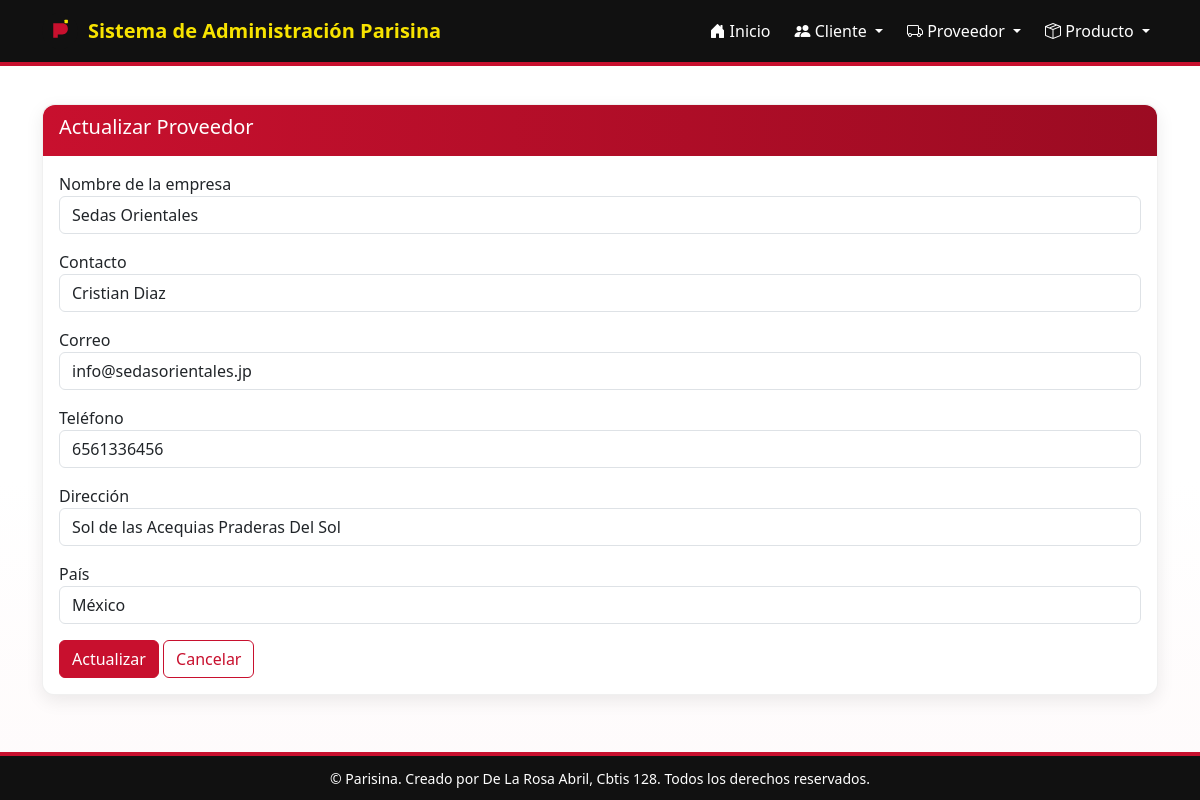
Screenshot of /actualizar_proveedor/1/ with the database file from the repository.
### app_Parisina/models.py (models this page shows, shortened)
class Proveedor(models.Model):
    nombre_empresa = models.CharField(max_length=150)
    contacto = models.CharField(max_length=100)
    correo = models.EmailField()
    telefono = models.CharField(max_length=15)
    direccion = models.CharField(max_length=200)
    pais = models.CharField(max_length=100)
    fecha_registro = models.DateField(auto_now_add=True)

### app_Parisina/views.py (the view)
# urls.py: path('actualizar_proveedor/<int:id>/', views.actualizar_proveedor, name='actualizar_proveedor'),
def actualizar_proveedor(request, id):
    proveedor = get_object_or_404(Proveedor, id=id)
    return render(request, 'Proveedor/actualizar_proveedor.html', {'proveedor': proveedor})

### app_Parisina/templates/Proveedor/actualizar_proveedor.html (shortened to what this page needs)
{% extends 'base.html' %}
{% block content %}
<div class="card">
  <div class="card-header-accent">
    <h5>Actualizar Proveedor</h5>
  </div>
  <div class="card-body">
    <form method="POST" action="{% url 'realizar_actualizacion_proveedor' proveedor.id %}">
      <div class="mb-3">
        <label>Nombre de la empresa</label>
        <input type="text" name="nombre_empresa" value="{{ proveedor.nombre_empresa }}" class="form-control">
      </div>
      <div class="mb-3">
        <label>Contacto</label>
        <input type="text" name="contacto" value="{{ proveedor.contacto }}" class="form-control">
      </div>
      <div class="mb-3">
        <label>Correo</label>
        <input type="email" name="correo" value="{{ proveedor.correo }}" class="form-control">
      </div>
      <div class="mb-3">
        <label>Teléfono</label>
        <input type="text" name="telefono" value="{{ proveedor.telefono }}" class="form-control">
      </div>
      <div class="mb-3">
        <label>Dirección</label>
        <input type="text" name="direccion" value="{{ proveedor.direccion }}" class="form-control">
      </div>
      <div class="mb-3">
        <label>País</label>
        <input type="text" name="pais" value="{{ proveedor.pais }}" class="form-control">
      </div>
      <button type="submit" class="btn btn-primary">Actualizar</button>
      <a href="{% url 'ver_proveedor' %}" class="btn btn-outline-danger">Cancelar</a>
    </form>
  </div>
</div>
{% endblock %}

### app_Parisina/templates/base.html (style rules this page uses)
:root { --rojo-parisina: #C8102E; --rojo-oscuro: #9b0b22; --amarillo-parisina: #F7E300; --negro-parisina: #111111; --blanco-parisina: #ffffff; --gris-texto: #222222; --sombra: rgba(0,0,0,0.08); }
html,body { height:100%; }
body { background: linear-gradient(180deg, #fff 0%, #fff 60%, rgba(200,10,30,0.02) 100%); color: var(--gris-texto); font-family: "Segoe UI", Tahoma, Geneva, Verdana, sans-serif; }
.card { border-radius:12px; border: 1px solid rgba(0,0,0,0.06); box-shadow: 0 6px 18px var(--sombra); }
.card-header-accent { border-top-left-radius: 12px; border-top-right-radius: 12px; background: linear-gradient(90deg, var(--rojo-parisina), var(--rojo-oscuro)); color: #fff; padding: 0.6rem 1rem; }
.btn-primary { background: var(--rojo-parisina); border-color: var(--rojo-parisina); }
.btn-outline-danger { color: var(--rojo-parisina); border-color: var(--rojo-parisina); }
a { color: var(--rojo-parisina); text-decoration: none; }

### rows the page displays
Proveedor: nombre_empresa "Sedas Orientales", contacto "Cristian Diaz", correo "info@sedasorientales.jp", telefono "6561336456", direccion "Sol de las Acequias Praderas Del Sol", pais "México"
